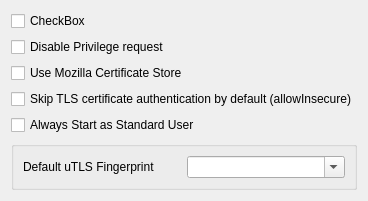
     <widget class="QWidget" name="Tab7">
      <attribute name="title">
       <string>Security</string>
      </attribute>
      <layout class="QVBoxLayout" name="verticalLayout_4">
       <item>
        <widget class="QCheckBox" name="checkBox">
         <property name="text">
          <string>CheckBox</string>
         </property>
        </widget>
       </item>
       <item>
        <widget class="QCheckBox" name="disable_priv_req">
         <property name="text">
          <string>Disable Privilege request</string>
         </property>
        </widget>
       </item>
       <item>
        <widget class="QCheckBox" name="mozilla_cert">
         <property name="text">
          <string>Use Mozilla Certificate Store</string>
         </property>
        </widget>
       </item>
       <item>
        <widget class="QCheckBox" name="skip_cert">
         <property name="text">
          <string>Skip TLS certificate authentication by default (allowInsecure)</string>
         </property>
        </widget>
       </item>
       <item>
        <widget class="QCheckBox" name="windows_no_admin">
         <property name="toolTip">
          <string>&lt;html&gt;&lt;head/&gt;&lt;body&gt;&lt;p&gt;Do not attempt to start as Admin unless explicitly requested&lt;/p&gt;&lt;/body&gt;&lt;/html&gt;</string>
         </property>
         <property name="text">
          <string>Always Start as Standard User</string>
         </property>
        </widget>
       </item>
       <item>
        <widget class="QGroupBox" name="horizontalGroupBox2">
         <property name="sizePolicy">
          <sizepolicy hsizetype="Preferred" vsizetype="Maximum">
           <horstretch>0</horstretch>
           <verstretch>0</verstretch>
          </sizepolicy>
         </property>
         <layout class="QHBoxLayout" name="horizontalLayout_26">
          <item>
           <widget class="QLabel" name="label_18">
            <property name="text">
             <string>Default uTLS Fingerprint</string>
            </property>
           </widget>
          </item>
          <item>
           <widget class="QComboBox" name="utlsFingerprint">
            <property name="editable">
             <bool>true</bool>
            </property>
           </widget>
          </item>
         </layout>
        </widget>
       </item>
      </layout>
     </widget>
